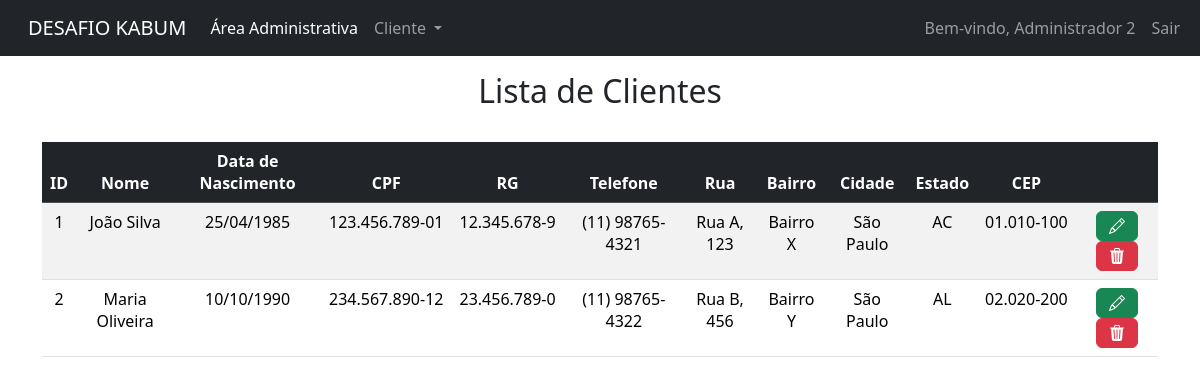
The app's page /portal-administrativo/funcoes/listarCliente.php (signed in) with its own data.
### tables this page shows
CREATE TABLE endereco (
    idEndereco INT UNSIGNED AUTO_INCREMENT PRIMARY KEY,
    rua VARCHAR(255) NOT NULL,
    bairro VARCHAR(100) NOT NULL,
    cidade VARCHAR(100) NOT NULL,
    cep VARCHAR(10) NOT NULL,
    clienteId INT UNSIGNED NOT NULL,
    estadoId INT UNSIGNED NOT NULL,
    FOREIGN KEY (clienteId) REFERENCES cliente(idCliente),
    FOREIGN KEY (estadoId) REFERENCES estados(idEstado)
);

CREATE TABLE cliente(
    idCliente INT UNSIGNED PRIMARY KEY AUTO_INCREMENT NOT NULL,
    nome VARCHAR(50) NOT NULL,
    dataNascimento DATE,
    cpf VARCHAR(11) UNIQUE NOT NULL,
    rg VARCHAR(9) NOT NULL,
    telefone VARCHAR(11) NOT NULL
);

CREATE TABLE estados(
    idEstado INT UNSIGNED PRIMARY KEY AUTO_INCREMENT NOT NULL,
    siglaEstado VARCHAR(2) NOT NULL,
    nomeEstado VARCHAR(50) NOT NULL
);

### classes/Funcoes.php (called while the page is built, shortened)
<?php
    class Funcoes {
        private PDO $database;
        public function __construct(PDO $database){
            $this->database = $database;
        }
        public function listar(): array{
            $sql = "SELECT idCliente, nome, dataNascimento, cpf, rg, telefone, rua, bairro, cidade, siglaEstado AS Estado, cep
                    FROM endereco
                    LEFT JOIN cliente ON clienteId = idCliente
                    LEFT JOIN estados ON estadoId = idEstado";
            $stmt = $this->database->prepare($sql);
            $stmt->execute();
            $result = $stmt->fetchAll(PDO::FETCH_ASSOC);
            return $result;
        }
    }
?>

### portal-administrativo/funcoes/listarCliente.php (the view, shortened to what this page needs)
<?php
    require_once "../../classes/Funcoes.php";
    include_once "../../templates/navBar.php";
    $db = new Database();
    $pdo = $db->conectar();
    if ($pdo) {
        $funcoes = new Funcoes($pdo);
        if (isset($_GET['idCliente'])) {
            $clienteId = filter_input(INPUT_GET, 'idCliente', FILTER_SANITIZE_NUMBER_INT);
            $clientes = $funcoes->listar($clienteId);
        } else {
            $clientes = $funcoes->listar();
        }
    }
?>
<!DOCTYPE html>
<html lang="en">
<head>
    <link href="https://cdn.jsdelivr.net/npm/bootstrap@5.3.1/dist/css/bootstrap.min.css" rel="stylesheet">
    <link rel="stylesheet" href="https://cdn.jsdelivr.net/npm/bootstrap-icons@1.11.3/font/bootstrap-icons.min.css">
</head>
<body>
    <div class="container">
        <h2 class="text-center mx-auto py-3">Lista de Clientes</h2>
        <table class="table table-striped table-hover table-borderr mt-3">
            <thead class="table-dark">
                <tr>
                    <th class="text-center">ID</th>
                    <th class="text-center">Nome</th>
                    <th class="text-center">Data de Nascimento</th>
                    <th class="text-center">CPF</th>
                    <th class="text-center">RG</th>
                    <th class="text-center">Telefone</th>
                    <th class="text-center">Rua</th>
                    <th class="text-center">Bairro</th>
                    <th class="text-center">Cidade</th>
                    <th class="text-center">Estado</th>
                    <th class="text-center">CEP</th>
                    <th></th>
                </tr>
            </thead>
            <tbody>
                <?php
                    foreach($clientes as $cliente){ ?>
                        <tr>
                            <td class="text-center"><?=$cliente['idCliente']?></td>
                            <td class="text-center"><?=$cliente['nome']?></td>
                            <td class="text-center"><?=date_format(new DateTime($cliente['dataNascimento']), "d/m/Y")?></td>
                            <td class="text-center"><?=substr($cliente['cpf'], 0, 3) . '.' . substr($cliente['cpf'], 3, 3) . '.' . substr($cliente['cpf'], 6, 3) . '-' . substr($cliente['cpf'], 9, 2)?></td>
                            <td class="text-center"><?=substr($cliente['rg'], 0, 2) . '.' . substr($cliente['rg'], 2, 3) . '.' . substr($cliente['rg'], 5, 3) . '-' . substr($cliente['rg'], 8, 1)?></td>
                            <td class="text-center"><?='(' . substr($cliente['telefone'], 0, 2) . ') ' . substr($cliente['telefone'], 2, 5) . '-' . substr($cliente['telefone'], 7, 4)?></td>
                            <td class="text-center"><?=$cliente['rua']?></td>
                            <td class="text-center"><?=$cliente['bairro']?></td>
                            <td class="text-center"><?=$cliente['cidade']?></td>
                            <td class="text-center"><?=$cliente['Estado']?></td>
                            <td class="text-center"><?=substr($cliente['cep'], 0, 2) . '.' . substr($cliente['cep'], 2, 3) . '-' . substr($cliente['cep'], 5, 3)?></td>
                            <td class="text-center">
                                <a href="editarCliente.php?id=<?=$cliente['idCliente']?>" class="btn btn-success">
                                    <i class="bi bi-pencil"></i>
                                </a>
                                <a class="btn btn-danger" onclick="confirmarDelete('<?=$cliente['idCliente']?>', '<?=$cliente['nome']?>')">
                                    <i class="bi bi-trash3-fill"></i>
                                </a>
                            </td>
                        </tr>
                <?php
                    }
                ?>
            </tbody>
        </table>
    </div>
</body>
</html>

### records on screen
endereco: clienteId.idCliente "1", clienteId.nome "João Silva", clienteId.dataNascimento "25/04/1985", clienteId.cpf "123", clienteId.cpf "456", clienteId.cpf "789", clienteId.cpf "01", clienteId.rg "12", clienteId.rg "345", clienteId.rg "678", clienteId.rg "9", clienteId.telefone "11", clienteId.telefone "98765", clienteId.telefone "4321", rua "Rua A, 123", bairro "Bairro X", cidade "São Paulo", estadoId.siglaEstado "AC", cep "01", cep "010", cep "100"
endereco: clienteId.idCliente "2", clienteId.nome "Maria Oliveira", clienteId.dataNascimento "10/10/1990", clienteId.cpf "234", clienteId.cpf "567", clienteId.cpf "890", clienteId.cpf "12", clienteId.rg "23", clienteId.rg "456", clienteId.rg "789", clienteId.rg "0", clienteId.telefone "11", clienteId.telefone "98765", clienteId.telefone "4322", rua "Rua B, 456", bairro "Bairro Y", cidade "São Paulo", estadoId.siglaEstado "AL", cep "02", cep "020", cep "200"

### other values on screen
$_SESSION['user_name'] "Administrador 2"
